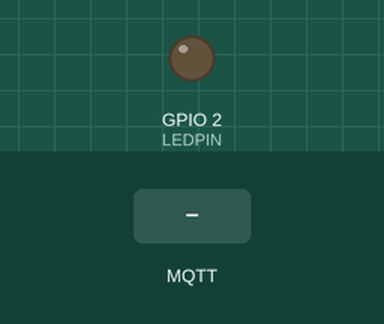
Bench run of a program on a simulated ESP8266 (NodeMCU). Shown: output pins drawn as LEDs (lit = HIGH). The test bench sets the inputs (shaded band). WiFi joins after 1.5 s; servers stay silent unless stated; no MQTT or app messages arrive unless stated.

Above: at 2.7 s.
2.8 s: MQTT message "0" arrives on the first subscribed topic
At 3.5 s:
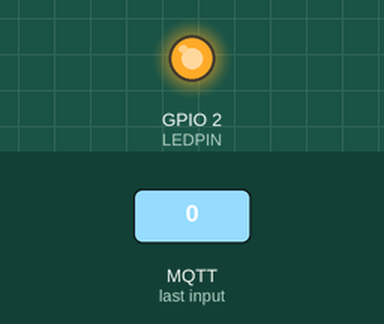
4.3 s: MQTT message "1" arrives on the first subscribed topic
At 4.7 s:
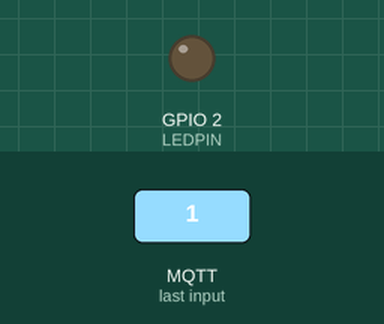
5.8 s: MQTT message "2" arrives on the first subscribed topic
At 7.1 s:
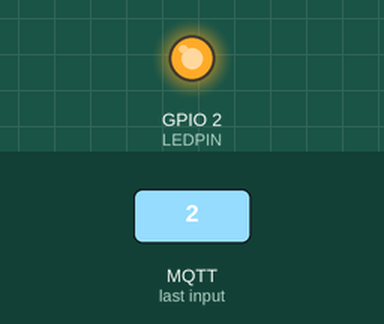
Timing chart, 0 to 8.8 s (numbered marks = the images above; inputs shaded):
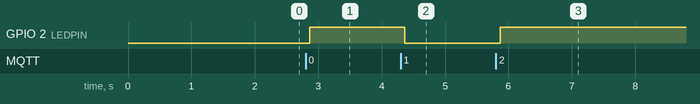

The program:

main.cpp
```cpp
#include <Arduino.h>
#include <PubSubClient.h>
#include <ESP8266WiFi.h>
#include "config-env.h"

#define LEDPIN 2
//#define DEBUG

void setup_wifi();
void reconnect();
void callback(char* topic, byte* payload, unsigned int length);

WiFiClient espClient;
PubSubClient client(MQTT_SERVER, 1883, callback, espClient);

void setup() {
  pinMode(LEDPIN, OUTPUT);

  #ifdef DEBUG
    Serial.begin(115200);
  #endif

  setup_wifi();

  #ifdef DEBUG
    Serial.println("Setup completed...");
  #endif

}

void loop() {
  if (!client.connected()) {
    reconnect();
  }
  client.loop();
  delay(100);
}


void setup_wifi() {
  delay(10);

  #ifdef DEBUG
    Serial.println();
    Serial.print("Connecting to ");
    Serial.println(WIFI_SSID);
  #endif

  WiFi.begin(WIFI_SSID, WIFI_PASS);

  while (WiFi.status() != WL_CONNECTED) {
    delay(500);
    #ifdef DEBUG
      Serial.print(".");
    #endif
  }

  #ifdef DEBUG
    Serial.println("");
    Serial.println("WiFi connection established ");
    Serial.print("=> IP address: ");
    Serial.println(WiFi.localIP());
  #endif
}

void callback(char* topic, byte* payload, unsigned int length) {
  #ifdef DEBUG
    Serial.println("Data received");
    Serial.print("Topic: ");
    Serial.println(topic);
    Serial.print("Payload: ");
    Serial.println((char) payload[0]);
  #endif

  // Switch on the LED if an 1 was received as first character
  if ((char)payload[0] == '1') {
    digitalWrite(LEDPIN, LOW);   // Turn the LED on (Note that LOW is the voltage level
    // but actually the LED is on; this is because
    // it is active low on the ESP-01)
  } else {
    digitalWrite(LEDPIN, HIGH);  // Turn the LED off by making the voltage HIGH
  }
}


void reconnect() {
  //Boucle jusqu'à obtenur une reconnexion
  while (!client.connected()) {
    #ifdef DEBUG
      Serial.print("Connecting to MQTT Server...");
    #endif
    if (client.connect(MQTT_CLIENT_NAME)) {
      #ifdef DEBUG
        Serial.println("OK");
      #endif
      client.subscribe(MQTT_SUBSCRIBE_TOPIC);
    } else {
      #ifdef DEBUG
        Serial.print("KO, error : ");
        Serial.print(client.state());
      #endif
      delay(5000);
    }
  }
}
```

config-env-dist.h
```cpp
/**
 * Copy this file into 'config-env.h'
 * And edit the values with your own configuration
 */

#define WIFI_SSID "YOUR_WIFI_SSID"
#define WIFI_PASS "YOUR_WIFI_PASSWORD"

/**
 * MQTT Configuration:
 */
#define MQTT_SERVER "127.0.0.1"
#define MQTT_CLIENT_NAME "my-led-client"
#define MQTT_SUBSCRIBE_TOPIC "test/led"
```

Measured:
- after the input at 2.8 s, GPIO 2 (LEDPIN): LOW → HIGH after 0.06 s
- after the input at 4.3 s, GPIO 2 (LEDPIN): HIGH → LOW after 0.07 s
- after the input at 5.8 s, GPIO 2 (LEDPIN): LOW → HIGH after 0.07 s
